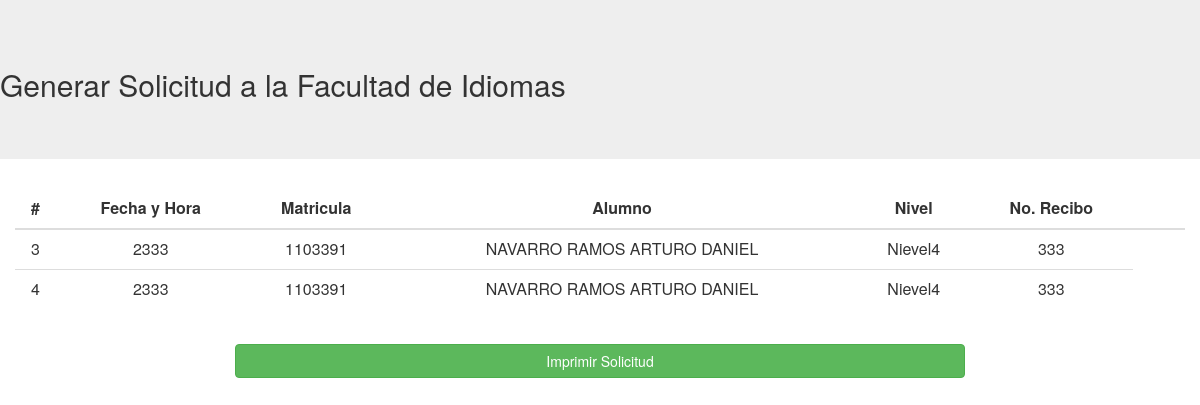
The page /TablasVistas/Preparar_Solicitud_A_Facultad_De_Idiomas_Examen_Diagnostico.php?Fecha_ExamenD=2333 on the database its author committed.
### tables this page shows
CREATE TABLE `EXAMENES_DIAGNOSTICO` (
  `Id_ExamenD` int(11) NOT NULL,
  `Fecha_ExamenD` varchar(20) NOT NULL,
  `Matricula_AlumnoD` varchar(10) NOT NULL,
  `Nivel_ExamenD` varchar(10) NOT NULL,
  `No_Recibo_ED` varchar(10) NOT NULL
);

CREATE TABLE `ALUMNOS` (
  `Id_Alumno` int(11) NOT NULL,
  `Matricula_Alumno` varchar(10) NOT NULL,
  `Nombre_Alumno` varchar(70) NOT NULL,
  `Carrera_Alumno` varchar(50) NOT NULL,
  `Semestre_Alumno` varchar(50) NOT NULL
);

### configuracion.php (called while the page is built, shortened)
<?php
  $ALUMNOS = "ALUMNOS";
  $EXAMENES_DIAGNOSTICO = "EXAMENES_DIAGNOSTICO";
?>

### TablasVistas/Preparar_Solicitud_A_Facultad_De_Idiomas_Examen_Diagnostico.php (the view, shortened to what this page needs)
<?php
include "../configuracion.php";
$mysqli = new mysqli($SERVIDOR, $USER, $PASS, $BD);
$Fecha_ExamenD = $_REQUEST['Fecha_ExamenD'];
$ver_Examenes_D = "SELECT Id_ExamenD,Fecha_ExamenD,Matricula_AlumnoD,Nombre_Alumno,Nivel_ExamenD,No_Recibo_ED FROM $ALUMNOS INNER JOIN $EXAMENES_DIAGNOSTICO ON Matricula_Alumno = Matricula_AlumnoD WHERE Fecha_ExamenD = '".$Fecha_ExamenD."';";
$Result_Ver_Examenes_D = $mysqli->query($ver_Examenes_D);
?>
<html>
 <head>
   <link rel="stylesheet" href="../includes/css/bootstrap.css">
   <link rel="stylesheet" href="../includes/css/font-awesome.css">
 </head>
 <body>
 <section>
   <div class="jumbotron">
     <h2>Generar Solicitud a la Facultad de Idiomas</h2>
   </div>
 </section>
   <div class="container">
     <div class="row">
       <table class="table table-hover">
         <thead>
           <tr>
             <th class="text-center">#</th>
             <th class="text-center">Fecha y Hora</th>
             <th class="text-center">Matricula</th>
             <th class="text-center">Alumno</th>
             <th class="text-center">Nivel</th>
             <th class="text-center">No. Recibo</th>
             <th class="text-center"></th>
             <th class="text-center"></th>
           </tr>
         </thead>
         <tbody>
           <?php while ( $renglon = mysqli_fetch_array($Result_Ver_Examenes_D)){?>
                 <tr>
                     <td class="text-center"><?php echo $renglon['Id_ExamenD']?></td>
                     <td class="text-center"><?php echo $renglon['Fecha_ExamenD']?></td>
                     <td class="text-center"><?php echo $renglon['Matricula_AlumnoD']?></td>
                     <td class="text-center"><?php echo $renglon['Nombre_Alumno']?></td>
                     <td class="text-center"><?php echo $renglon['Nivel_ExamenD']?></td>
                     <td class="text-center"><?php echo $renglon['No_Recibo_ED']?></td>
                   </tr>
             <?php }?>
         </tbody>
       </table>
     </div>
     <form class="form-horizontal" action="../ReportesPDF/Examenes_Diagnostico_Solicitud_Facultad_Idiomas.php" method="post">
       <div class="col-sm-offset-2 col-sm-8">
         <button type="submit" class="btn btn-success btn-block">Imprimir Solicitud</button>
       </div>
     </form>
 </body>
</html>

### rows shown on the page
examenes_diagnostico: Id_ExamenD "3", Fecha_ExamenD "2333", Matricula_AlumnoD "1103391", Matricula_AlumnoD.Nombre_Alumno "NAVARRO RAMOS ARTURO DANIEL", Nivel_ExamenD "Nievel4", No_Recibo_ED "333"
examenes_diagnostico: Id_ExamenD "4", Fecha_ExamenD "2333", Matricula_AlumnoD "1103391", Matricula_AlumnoD.Nombre_Alumno "NAVARRO RAMOS ARTURO DANIEL", Nivel_ExamenD "Nievel4", No_Recibo_ED "333"
